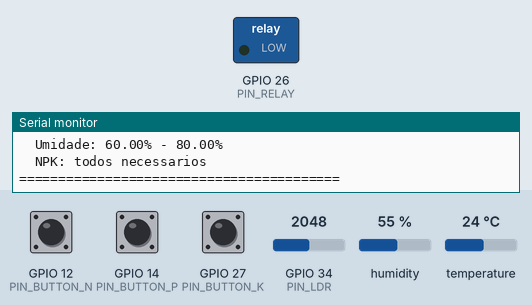
This sketch was run on a simulated ESP32. Shown: switched loads named in the sketch (green lamp = pin HIGH), the last lines printed to the serial monitor. Inputs (shaded band) come from the test bench; at power-on: humidity 55 %, GPIO 12 (PIN_BUTTON_N) HIGH, GPIO 14 (PIN_BUTTON_P) HIGH, GPIO 27 (PIN_BUTTON_K) HIGH, GPIO 34 (PIN_LDR) = 2048, temperature 24 °C.

Above: at 0.1 s.
At 4.8 s:
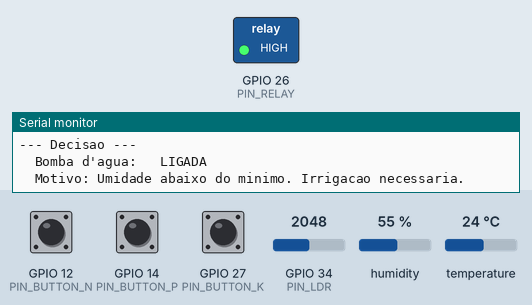
4.9 s: humidity set to 58 %
7.8 s: humidity set to 61 %
Timing chart, 0 to 10.8 s (numbered marks = the images above; inputs shaded):
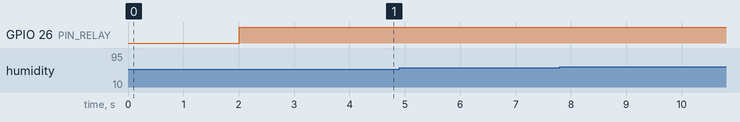

The sketch:

sketch.ino
```cpp
/*
 * FarmTech Solutions - Sistema de Irrigacao Inteligente
 * Cultura de referencia: Tomate
 *
 * Sensores simulados no Wokwi:
 *   - 3 botoes: Nitrogenio (N), Fosforo (P), Potassio (K)
 *   - LDR: simula sensor de pH do solo
 *   - DHT22: simula umidade do solo
 *   - Rele azul: simula bomba d'agua
 *
 * Parametros ideais para tomate:
 *   - pH: 6.0 a 6.8
 *   - Umidade do solo: 60% a 80%
 *   - NPK: todos necessarios (N=true, P=true, K=true)
 */

#include <DHT.h>

// --- Pinos ---
const int PIN_BUTTON_N   = 12;
const int PIN_BUTTON_P   = 14;
const int PIN_BUTTON_K   = 27;
const int PIN_LDR        = 34;  // entrada analogica
const int PIN_DHT        = 15;
const int PIN_RELAY      = 26;

// --- Configuracao DHT22 ---
const int DHT_TYPE = DHT22;
DHT dht(PIN_DHT, DHT_TYPE);

// --- Parametros ideais para tomate ---
const float PH_MIN          = 6.0;
const float PH_MAX          = 6.8;
const float UMIDADE_MIN     = 60.0;
const float UMIDADE_MAX     = 80.0;
const int   LDR_ANALOG_MAX  = 4095;  // resolucao ADC 12 bits do ESP32
const float PH_SCALE_MAX    = 14.0;

// --- Intervalo de leitura (ms) ---
const unsigned long INTERVALO_LEITURA = 2000;
unsigned long ultimaLeitura = 0;

// --- Funcao: converte leitura analogica do LDR em pH (0-14) ---
float ldrParaPh(int leituraAnalogica) {
  return (float)leituraAnalogica / LDR_ANALOG_MAX * PH_SCALE_MAX;
}

// --- Funcao: decide se deve irrigar ---
bool deveIrrigar(bool n, bool p, bool k, float ph, float umidade) {
  // Se a umidade esta acima do maximo, nao irriga (solo ja esta umido)
  if (umidade > UMIDADE_MAX) {
    return false;
  }

  // Se a umidade esta abaixo do minimo, irriga independente do resto
  if (umidade < UMIDADE_MIN) {
    return true;
  }

  // Na faixa intermediaria (60-80%), verifica NPK e pH
  bool npkOk = n && p && k;
  bool phOk  = (ph >= PH_MIN) && (ph <= PH_MAX);

  // Se nutrientes e pH estao adequados, nao precisa irrigar
  // Se algum esta fora, irriga pra ajudar na absorcao
  if (!npkOk || !phOk) {
    return true;
  }

  return false;
}

void setup() {
  Serial.begin(115200);
  Serial.println("=== FarmTech Solutions - Irrigacao Inteligente ===");
  Serial.println("Cultura: Tomate");
  Serial.println("Parametros ideais:");
  Serial.print("  pH: ");
  Serial.print(PH_MIN);
  Serial.print(" - ");
  Serial.println(PH_MAX);
  Serial.print("  Umidade: ");
  Serial.print(UMIDADE_MIN);
  Serial.print("% - ");
  Serial.print(UMIDADE_MAX);
  Serial.println("%");
  Serial.println("  NPK: todos necessarios");
  Serial.println("=========================================\n");

  // Configura pinos dos botoes com pull-up interno
  pinMode(PIN_BUTTON_N, INPUT_PULLUP);
  pinMode(PIN_BUTTON_P, INPUT_PULLUP);
  pinMode(PIN_BUTTON_K, INPUT_PULLUP);

  // Configura pino do rele como saida
  pinMode(PIN_RELAY, OUTPUT);
  digitalWrite(PIN_RELAY, LOW);

  // Inicializa DHT22
  dht.begin();
}

void loop() {
  unsigned long agora = millis();

  if (agora - ultimaLeitura < INTERVALO_LEITURA) {
    return;
  }
  ultimaLeitura = agora;

  // --- Leitura dos sensores ---

  // Botoes NPK (pull-up: LOW = pressionado = nutriente presente)
  bool nitrogenio = (digitalRead(PIN_BUTTON_N) == LOW);
  bool fosforo    = (digitalRead(PIN_BUTTON_P) == LOW);
  bool potassio   = (digitalRead(PIN_BUTTON_K) == LOW);

  // LDR -> pH
  int ldrRaw = analogRead(PIN_LDR);
  float ph   = ldrParaPh(ldrRaw);

  // DHT22 -> Umidade
  float umidade = dht.readHumidity();

  if (isnan(umidade)) {
    Serial.println("[ERRO] Falha ao ler DHT22. Verifique a conexao.");
    return;
  }

  // --- Decisao de irrigacao ---
  bool irrigar = deveIrrigar(nitrogenio, fosforo, potassio, ph, umidade);

  // Aciona rele
  digitalWrite(PIN_RELAY, irrigar ? HIGH : LOW);

  // --- Exibe no Monitor Serial ---
  Serial.println("--- Leitura dos Sensores ---");
  Serial.print("  Nitrogenio (N): ");
  Serial.println(nitrogenio ? "PRESENTE" : "AUSENTE");
  Serial.print("  Fosforo    (P): ");
  Serial.println(fosforo ? "PRESENTE" : "AUSENTE");
  Serial.print("  Potassio   (K): ");
  Serial.println(potassio ? "PRESENTE" : "AUSENTE");
  Serial.print("  pH do solo:     ");
  Serial.print(ph, 1);
  Serial.print(" (LDR raw: ");
  Serial.print(ldrRaw);
  Serial.println(")");
  Serial.print("  Umidade solo:   ");
  Serial.print(umidade, 1);
  Serial.println("%");
  Serial.println("--- Decisao ---");
  Serial.print("  Bomba d'agua:   ");
  Serial.println(irrigar ? "LIGADA" : "DESLIGADA");

  // Motivo da decisao
  if (umidade > UMIDADE_MAX) {
    Serial.println("  Motivo: Umidade acima do maximo. Solo ja esta umido.");
  } else if (umidade < UMIDADE_MIN) {
    Serial.println("  Motivo: Umidade abaixo do minimo. Irrigacao necessaria.");
  } else {
    bool npkOk = nitrogenio && fosforo && potassio;
    bool phOk  = (ph >= PH_MIN) && (ph <= PH_MAX);
    if (!npkOk) {
      Serial.println("  Motivo: Nutrientes NPK insuficientes. Irrigando para auxiliar absorcao.");
    }
    if (!phOk) {
      Serial.print("  Motivo: pH fora da faixa ideal (");
      Serial.print(PH_MIN);
      Serial.print("-");
      Serial.print(PH_MAX);
      Serial.println("). Irrigando para correcao.");
    }
    if (npkOk && phOk) {
      Serial.println("  Motivo: Todos os parametros adequados. Irrigacao nao necessaria.");
    }
  }
  Serial.println();
}
```
